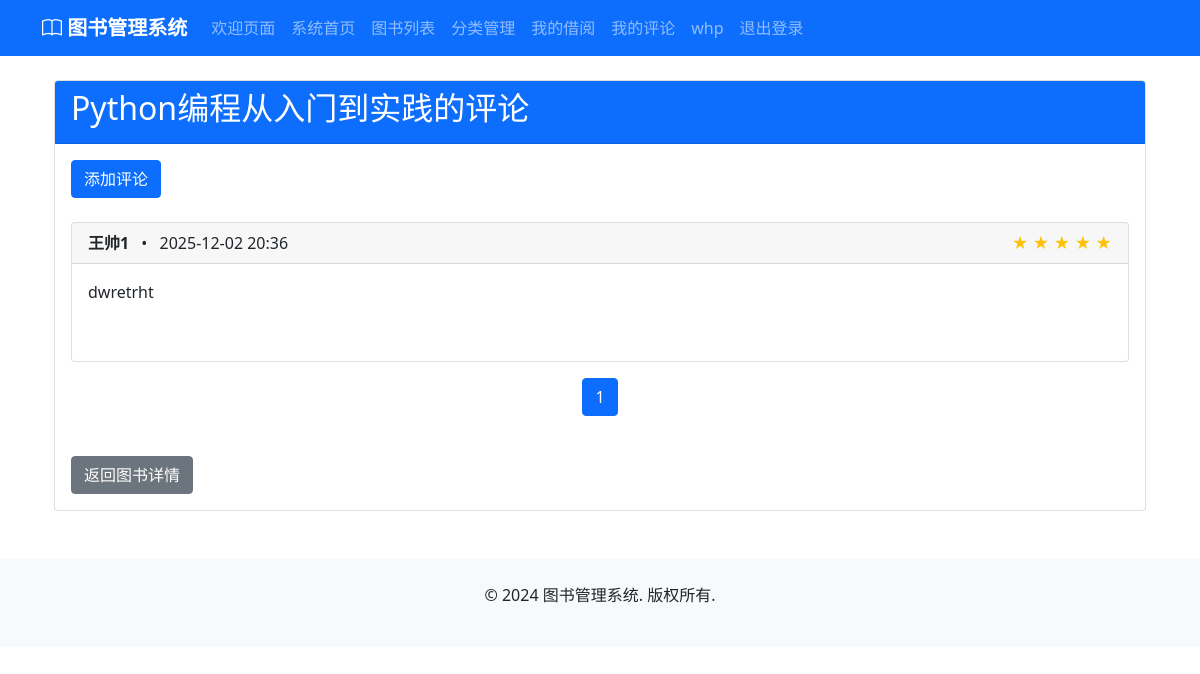
Screenshot of /reviews/book/2/ (signed in) with the database file from the repository.
### accounts/models.py (models this page shows, shortened)
class CustomUser(AbstractUser):
    ROLE_CHOICES = [
        ('admin', '管理员'),
        ('user', '普通用户'),
    ]
    role = models.CharField(max_length=10, choices=ROLE_CHOICES, default='user', verbose_name='角色')
    phone = models.CharField(max_length=20, blank=True, null=True, verbose_name='电话')
    address = models.TextField(blank=True, null=True, verbose_name='地址')
    birth_date = models.DateField(blank=True, null=True, verbose_name='出生日期')
    created_at = models.DateTimeField(auto_now_add=True, verbose_name='创建时间')
    updated_at = models.DateTimeField(auto_now=True, verbose_name='更新时间')
    class Meta:
        verbose_name = '用户'
        verbose_name_plural = '用户'
    @property
    def is_admin(self):
        return self.role == 'admin'

### books/models.py (models this page shows, shortened)
class Book(models.Model):
    STATUS_CHOICES = [
        ('available', '可借阅'),
        ('borrowed', '已借出'),
        ('maintenance', '维护中'),
        ('lost', '丢失'),
    ]
    title = models.CharField(max_length=200, verbose_name='书名')
    author = models.CharField(max_length=100, verbose_name='作者')
    isbn = models.CharField(max_length=20, unique=True, verbose_name='ISBN')
    publisher = models.CharField(max_length=100, blank=True, null=True, verbose_name='出版社')
    publication_date = models.DateField(blank=True, null=True, verbose_name='出版日期')
    category = models.ForeignKey(Category, on_delete=models.SET_NULL, null=True, verbose_name='分类')
    description = models.TextField(blank=True, null=True, verbose_name='描述')
    cover_image = models.ImageField(upload_to='book_covers/', blank=True, null=True, verbose_name='封面图片')
    total_copies = models.PositiveIntegerField(default=1, verbose_name='总册数')
    available_copies = models.PositiveIntegerField(default=1, verbose_name='可借册数')
    location = models.CharField(max_length=50, blank=True, null=True, verbose_name='书架位置')
    status = models.CharField(max_length=20, choices=STATUS_CHOICES, default='available', verbose_name='状态')
    created_at = models.DateTimeField(auto_now_add=True, verbose_name='创建时间')
    updated_at = models.DateTimeField(auto_now=True, verbose_name='更新时间')
    class Meta:
        verbose_name = '图书'
        verbose_name_plural = '图书'

### reviews/models.py (models this page shows, shortened)
class Review(models.Model):
    RATING_CHOICES = [
        (5, '⭐⭐⭐⭐⭐'),
        (4, '⭐⭐⭐⭐'),
        (3, '⭐⭐⭐'),
        (2, '⭐⭐'),
        (1, '⭐'),
    ]
    user = models.ForeignKey(User, on_delete=models.CASCADE, verbose_name='评论用户')
    book = models.ForeignKey(Book, on_delete=models.CASCADE, verbose_name='评论图书')
    rating = models.IntegerField(choices=RATING_CHOICES, verbose_name='评分')
    comment = models.TextField(verbose_name='评论内容')
    is_approved = models.BooleanField(default=True, verbose_name='是否审核通过')
    created_at = models.DateTimeField(auto_now_add=True, verbose_name='创建时间')
    updated_at = models.DateTimeField(auto_now=True, verbose_name='更新时间')
    class Meta:
        verbose_name = '书评'
        verbose_name_plural = '书评'
        ordering = ['-created_at']
        unique_together = ['user', 'book']

### reviews/views.py (the view)
# urls.py: path('book/<int:book_id>/', views.book_reviews, name='book_reviews'),
def book_reviews(request, book_id):
    from books.models import Book
    book = get_object_or_404(Book, id=book_id)
    reviews = Review.objects.filter(book=book, is_approved=True).order_by('-created_at')
    paginator = Paginator(reviews, 10)
    page_number = request.GET.get('page')
    page_obj = paginator.get_page(page_number)
    user_review = None
    if request.user.is_authenticated:
        user_review = Review.objects.filter(book=book, user=request.user).first()
    return render(request, 'reviews/book_reviews.html', {
        'book': book,
        'page_obj': page_obj,
        'user_review': user_review
    })

### templates/reviews/book_reviews.html (shortened to what this page needs)
{% extends 'base.html' %}
{% block content %}
<div class="container my-4">
    <div class="card mb-4">
        <div class="card-header bg-primary text-white">
            <h2>{{ book.title }}的评论</h2>
        </div>
        <div class="card-body">
            {% if user.is_authenticated %}
                {% if not user_review %}
                <a href="{% url 'reviews:create_review' book.id %}" class="btn btn-primary mb-4">添加评论</a>
                {% else %}
                <div class="alert alert-info" role="alert">
                    您已经评论过这本书了：
                    <a href="{% url 'reviews:edit_review' user_review.id %}" class="btn btn-sm btn-primary">编辑</a>
                    <a href="{% url 'reviews:delete_review' user_review.id %}" class="btn btn-sm btn-danger">删除</a>
                </div>
                {% endif %}
            {% else %}
            <div class="alert alert-info" role="alert">
                请先<a href="{% url 'accounts:login' %}">登录</a>后添加评论
            </div>
            {% endif %}
            {% if page_obj %}
            <div class="review-list">
                {% for review in page_obj %}
                <div class="card mb-3">
                    <div class="card-header">
                        <div class="d-flex justify-content-between align-items-center">
                            <div>
                                <strong>{{ review.user.username }}</strong>
                                <span class="mx-2">•</span>
                                <span>{{ review.created_at|date:"Y-m-d H:i" }}</span>
                            </div>
                            <div>
                                {% for i in "12345"|make_list %}
                                {% if forloop.counter <= review.rating %}
                                <span class="text-warning">★</span>
                                {% else %}
                                <span class="text-gray-300">☆</span>
                                {% endif %}
                                {% endfor %}
                            </div>
                        </div>
                    </div>
                    <div class="card-body">
                        <p class="card-text">{{ review.comment }}</p>
                        {% if review.is_approved %}
                        <span class="badge badge-success">已审核</span>
                        {% else %}
                        <span class="badge badge-warning">待审核</span>
                        {% endif %}
                    </div>
                </div>
                {% endfor %}
            </div>
            <nav aria-label="Page navigation">
                <ul class="pagination justify-content-center">
                    {% for num in page_obj.paginator.page_range %}
                    {% if page_obj.number == num %}
                    <li class="page-item active"><span class="page-link">{{ num }}</span></li>
                    {% else %}
                    <li class="page-item"><a class="page-link" href="?page={{ num }}">{{ num }}</a></li>
                    {% endif %}
                    {% endfor %}
                </ul>
            </nav>
            {% else %}
            <div class="alert alert-info" role="alert">
                暂无评论
            </div>
            {% endif %}
            <a href="{% url 'books:book_detail' book.id %}" class="btn btn-secondary mt-4">返回图书详情</a>
        </div>
    </div>
</div>
{% endblock %}

### templates/base.html (shortened to what this page needs)
<!DOCTYPE html>
<html lang="zh-hans">
<head>
    <link href="https://cdn.jsdelivr.net/npm/bootstrap@5.1.3/dist/css/bootstrap.min.css" rel="stylesheet">
    <link href="https://cdn.jsdelivr.net/npm/bootstrap-icons@1.7.2/font/bootstrap-icons.css" rel="stylesheet">
    {% load static %}
    <link rel="stylesheet" href="{% static 'css/style.css' %}">
</head>
<body>
    <nav class="navbar navbar-expand-lg navbar-dark bg-primary">
        <div class="container">
            <a class="navbar-brand" href="{% url 'welcome' %}">
                <i class="bi bi-book"></i> 图书管理系统
            </a>
            <div class="collapse navbar-collapse" id="navbarNav">
                <ul class="navbar-nav">
                    <li class="nav-item active">
                        <a class="nav-link" href="{% url 'welcome' %}">欢迎页面</a>
                    </li>
                    {% if user.is_authenticated %}
                    <li class="nav-item">
                        <a class="nav-link" href="{% url 'home' %}">系统首页</a>
                    </li>
                    {% endif %}
                    <li class="nav-item">
                        <a class="nav-link" href="{% url 'books:book_list' %}">图书列表</a>
                    </li>
                    <li class="nav-item">
                        <a class="nav-link" href="{% url 'categories:category_list' %}">分类管理</a>
                    </li>
                    {% if user.is_authenticated %}
                    <li class="nav-item">
                        <a class="nav-link" href="{% url 'borrowing:my_records' %}">我的借阅</a>
                    </li>
                    <li class="nav-item">
                        <a class="nav-link" href="{% url 'reviews:my_reviews' %}">我的评论</a>
                    </li>
                    {% endif %}
                </ul>
                <ul class="navbar-nav ml-auto">
                    {% if user.is_authenticated %}
                    <li class="nav-item">
                        <span class="nav-link">{{ user.username }}</span>
                    </li>
                    <li class="nav-item">
                        <a class="nav-link" href="{% url 'accounts:logout' %}">退出登录</a>
                    </li>
                    {% endif %}
                </ul>
            </div>
        </div>
    </nav>
    <main class="container mt-4">
        {% block content %}
        {% endblock %}
    </main>
    <footer class="bg-light mt-5 py-4">
        <div class="container text-center">
            <p>&copy; 2024 图书管理系统. 版权所有.</p>
        </div>
    </footer>
</body>
</html>

### static/css/style.css (style rules this page uses)
.navbar-brand { font-weight: bold; }
.pagination { justify-content: center; }

### rows the page displays
CustomUser: username "whp"
Book: title "Python编程从入门到实践"
Review: user.username "王帅1", created_at "2025-12-02 20:36", rating 5 (drawn), comment "dwretrht"

### other values shown
{{ num }} "1"
